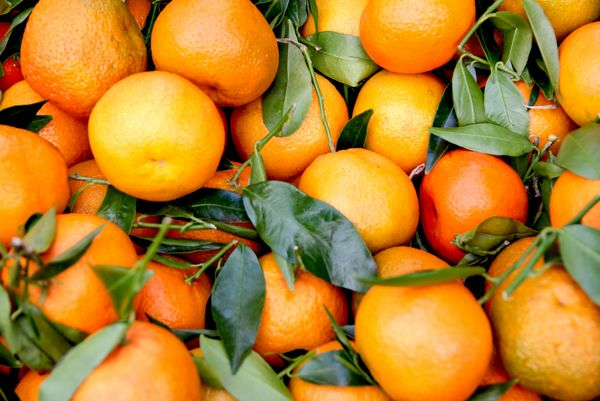
#> input picture orange.jpg, 600 x 401 px, found by its file name
$ jupyter execute colorRangedetection.ipynb
#> lines starting #> are read from the running program, lines starting #| are printed output that depends on the picture; after the words box and inside, x2 and y2 are one past the last pixel; in counts of white or black regions, pixels touching at a corner belong together
<a href="https://colab.research.google.com/github/pavaris-pm/simple_detection/blob/main/colorRangedetection.ipynb" target="_parent"></a>

[cell 1]
import numpy as np
import cv2

[cell 2]
def load_image(path_img):
    return cv2.imread(path_img)

[cell 3]
def bgr2hsv(img):
    return cv2.cvtColor(img, cv2.COLOR_BGR2HSV)

[cell 4]
def setRangeColor(hsv, lower_color, upper_color):
    return cv2.inRange(hsv, lower_color, upper_color)

[cell 5]
def contours_img(mask):
    contours, _ = cv2.findContours(mask, cv2.RETR_TREE, cv2.CHAIN_APPROX_SIMPLE)
    return contours

[cell 6]
def filter_contours_img(contours, img_draw, color_bbox, threshold):
    count = 0
    for c in contours:
        rect = cv2.boundingRect(c)
        x,y,w,h = rect
        area = w * h
        if area > threshold:
            count = count + 1 # นับ object ที่มีพื้นที่มากกว่า 1000 pixel
            cv2.rectangle(img_draw, (x, y), (x+w, y+h), color_bbox, 5)
    return img_draw, count

[cell 7]
def draw_text_on_image(img_draw, count_yellow, count_orange):
    cv2.rectangle(img_draw, (0, 0), (500, 120), (0,0,0), -1)
    cv2.putText(img_draw,'Orange Count : ' + str(count_orange),
        (10,50),                  # bottomLeftCornerOfText
        cv2.FONT_HERSHEY_SIMPLEX, # font
        1.5,                      # fontScale
        (0,255,255),            # fontColor
        2)                        # lineType
    cv2.putText(img_draw,'Yellow Count : ' + str(count_yellow),
        (10,100),                  # bottomLeftCornerOfText
        cv2.FONT_HERSHEY_SIMPLEX, # font
        1.5,                      # fontScale
        (0,255,255),            # fontColor
        2)                        # lineType
    return img_draw

[cell 8]
def detect_object(filepath: str, threshold: int):
#> called with filepath = '/content/orange.jpg', threshold = 500
 img = load_image(filepath)
#> in load_image, returned value is the input picture: shape (401, 600, 3); mean B, G, R 44, 128.3, 181.8
 img = cv2.resize(img, None,fx=0.5,fy=0.5)
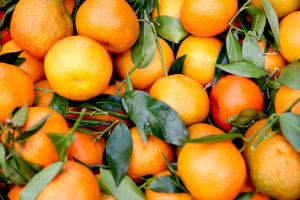
#> img: shape (200, 300, 3); mean B, G, R 44.1, 128.5, 181.9
 hsv = bgr2hsv(img)
#> in bgr2hsv, `return cv2.cvtColor(img, cv2.COLOR_BGR2HSV)`: returned value: shape (200, 300, 3); mean H, S, V 27.6, 194.5, 187.6
 img_draw = img
# define range of Yellow color in HSV
 lower_ํYellow = np.array([20,100,100])
 upper_Yellow = np.array([45,255,255])
 mask = setRangeColor(hsv, lower_ํYellow, upper_Yellow)
#> in setRangeColor, `return cv2.inRange(hsv, lower_color, upper_color)`:
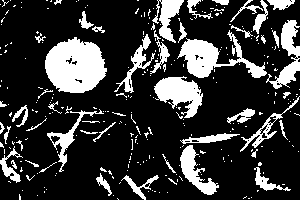
#> returned value: shape (200, 300); 21.6% white; 283 white regions (235 under 20 px)
 contours = contours_img(mask)
#> in contours_img, `contours, _ = cv2.findContours(mask, cv2.RETR_TREE, cv2.CHAIN_APPROX_S..`: contours = 354 contours, 316 with area under 20; largest, box (x1, y1, x2, y2) and area: (45, 37, 107, 93) 2482, (177, 30, 267, 78) 1378, (154, 76, 203, 118) 1052, (266, 20, 300, 89) 762, (180, 145, 219, 195) 643
 color_bbox = (0, 0, 255)
 img_draw, count_yellow = filter_contours_img(contours,
                                              img_draw,
                                              color_bbox,
                                              threshold=threshold,
                                              )
#> the loop in filter_contours_img, `for c in contours:` made 354 passes
#> (x, y, w, h, area) on passes 22, 23, 26, 27, 29, 32, 38, 39, 41, 49, 56, 57: (168, 178, 9, 7, 63), (179, 176, 4, 5, 20), (121, 175, 38, 25, 950), (144, 182, 7, 6, 42), (26, 175, 9, 6, 54), (96, 173, 16, 23, 368), (108, 170, 4, 5, 20), (254, 167, 37, 24, 888), (100, 167, 7, 5, 35), (39, 162, 18, 11, 198), (25, 160, 14, 7, 98), (11, 160, 6, 9, 54)
#> after the loop in filter_contours_img, `for c in contours:`:
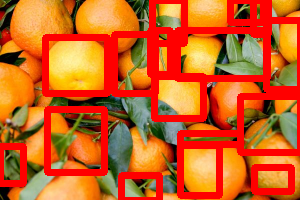
#> img_draw: shape (200, 300, 3); mean B, G, R 34.6, 97.3, 203.7
#> after the loop in filter_contours_img, `for c in contours:`: count = 16
#> count_yellow = 16
 print("Yellow Count:", count_yellow)
#| Yellow Count: 16
# define range of Orange color in HSV
 lower_Orange = np.array([0,150,150])
 upper_Orange = np.array([20,255,255])
 mask = setRangeColor(hsv, lower_Orange, upper_Orange)
#> in setRangeColor (call 2), `return cv2.inRange(hsv, lower_color, upper_color)`:
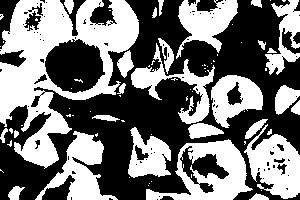
#> returned value: shape (200, 300); 46.3% white; 75 white regions (47 under 20 px)
 contours = contours_img(mask)
#> in contours_img (call 2), `contours, _ = cv2.findContours(mask, cv2.RETR_TREE, cv2.CHAIN_APPROX_S..`: contours = 176 contours, 137 with area under 20; largest, box (x1, y1, x2, y2) and area: (0, 0, 139, 169) 12412, (146, 139, 253, 200) 3644, (44, 38, 106, 94) 2464, (244, 124, 300, 199) 2372, (35, 131, 118, 200) 2048
 color_bbox = (0, 255, 0)
 img_draw, count_orange = filter_contours_img(contours,
                                              img_draw,
                                              color_bbox,
                                              threshold=threshold,
                                              )
#> call 2 of filter_contours_img, with color_bbox = (0, 255, 0), threshold = 500
#> the loop in filter_contours_img (call 2), `for c in contours:` made 176 passes
#> (x, y, w, h, area) on passes 1, 3, 10, 11, 13, 15, 19, 20, 22, 23, 24, 25: (249, 193, 20, 7, 140), (8, 186, 17, 14, 238), (7, 140, 5, 7, 35), (146, 139, 107, 61, 6527), (198, 182, 17, 12, 204), (179, 145, 51, 40, 2040), (35, 131, 83, 69, 5727), (71, 170, 6, 5, 30), (14, 130, 5, 8, 40), (267, 129, 5, 6, 30), (9, 128, 4, 6, 24), (0, 128, 8, 15, 120)
#> c on passes 50, 53, 56, 58, 59, 60: [[272, 147], [273, 146], [274, 147], [273, 148]], [[121, 120], [122, 121], [124, 121], [123, 120]], [[72, 115], [73, 115]], [[244, 111]], [[90, 111]], [[69, 108]]
#> after the loop in filter_contours_img (call 2), `for c in contours:`:
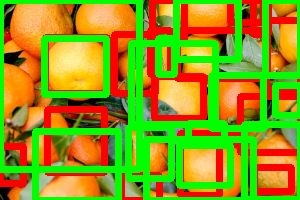
#> img_draw: shape (200, 300, 3); mean B, G, R 25.2, 153.9, 143.7
 #img_draw = draw_text_on_image(img_draw, count_yellow, count_orange)
 cv2.imwrite(f"/content/{filepath.split('/')[-1]}_detect.jpg", img_draw)
 print("Orange Count:", count_orange)
#| Orange Count: 14
